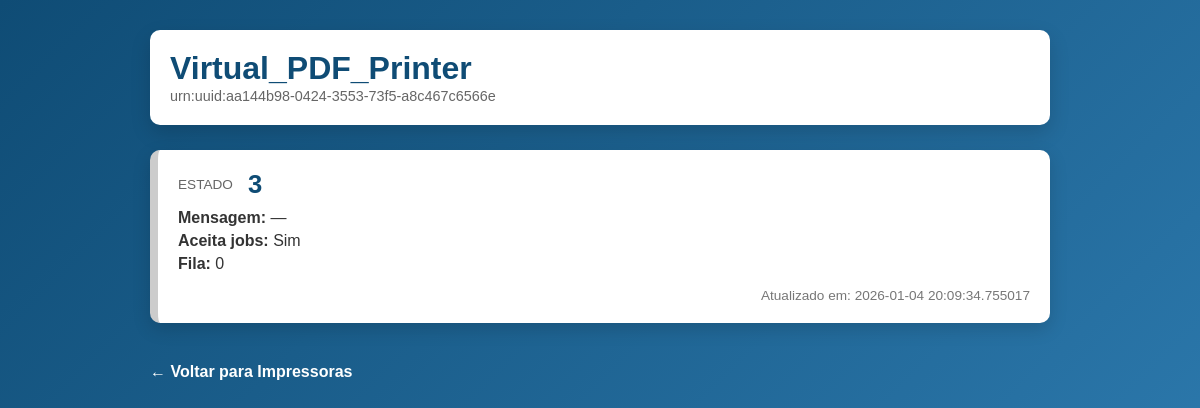
Page /home/printers/4/state (signed in) on the committed database.
### app/models.py (models this page shows)
class Printer(db.Model):
    __tablename__ = "printers"
    id = db.Column(db.Integer, primary_key=True)
    printer_id = db.Column(db.String(100), unique=True, nullable=True)
    printer_uuid = db.Column(db.String(100), unique=True, nullable=True)
    name = db.Column(db.String(100), nullable=True)
    uri_supported = db.Column(db.Text, nullable=True)
    location = db.Column(db.String(200), nullable=True)
    info = db.Column(db.Text, nullable=True)
    created_at = db.Column(db.DateTime, default=datetime.utcnow)
    last_seen = db.Column(db.DateTime, nullable=True)
    states = db.relationship(
        "PrinterState",
        back_populates="printer",
        cascade="all, delete-orphan"
    )
    print_jobs = db.relationship(
    "PrintJob",
    back_populates="printer",
    cascade="all, delete-orphan"
)

class PrinterState(db.Model):
    __tablename__ = "printer_states"
    id = db.Column(db.Integer, primary_key=True)
    printer_id = db.Column(
        db.Integer,
        db.ForeignKey("printers.id"),
        nullable=False
    )
    is_accepting_jobs = db.Column(db.Boolean, nullable=True)
    state = db.Column(db.String(50), nullable=True)
    state_message = db.Column(db.Text, nullable=True)
    state_reasons = db.Column(db.Text, nullable=True)
    queued_job_count = db.Column(db.Integer, nullable=True)
    created_at = db.Column(db.DateTime, default=datetime.utcnow)
    printer = db.relationship("Printer", back_populates="states")

### app/routes/home.py (the view)
@home_bp.route("/home/printers/<int:printer_id>/state")
def printer_state(printer_id):
    printer = Printer.query.get_or_404(printer_id)
    return render_template("printer_state.html", printer=printer, states=printer.states)

### app/templates/printer_state.html (shortened to what this page needs)
<!DOCTYPE html>
<html lang="pt-br">
<head>
  <link rel="stylesheet" href="{{ url_for('static', filename='css/state.css') }}">
</head>
<body>
  <div class="container">
    <div class="printer-header">
      <h1>{{ printer.name }}</h1>
      <span class="printer-uuid">{{ printer.printer_uuid }}</span>
    </div>
    {% if states %}
      <ul class="state-list">
        {% for s in states %}
          <li class="state-card state-{{ s.state|lower|replace(' ', '-') }}">
            <div class="state-main">
              <span class="state-label">Estado</span>
              <span class="state-value">
                {{ s.state or "—" }}
              </span>
            </div>
            <div class="state-info">
              <div><strong>Mensagem:</strong> {{ s.state_message or "—" }}</div>
              <div><strong>Aceita jobs:</strong> {{ "Sim" if s.is_accepting_jobs else "Não" }}</div>
              <div><strong>Fila:</strong> {{ s.queued_job_count }}</div>
            </div>
            <div class="timestamp">
              Atualizado em: {{ s.created_at }}
            </div>
          </li>
        {% endfor %}
      </ul>
    {% else %}
      <p class="empty-state">
        Essa impressora ainda não possui informações de estado.
      </p>
    {% endif %}
    <a class="back-link" href="{{ url_for('home.list_printers') }}">
      ← Voltar para Impressoras
    </a>
  </div>
</body>
</html>

### app/static/css/state.css (style rules this page uses)
body { background: linear-gradient(135deg, #0f4c75, #3282b8); font-family: Arial, Helvetica, sans-serif; min-height: 100vh; margin: 0; padding: 30px; }
.container { max-width: 900px; margin: auto; }
.printer-header { background: #ffffff; padding: 20px; border-radius: 10px; margin-bottom: 25px; box-shadow: 0 8px 20px rgba(0,0,0,0.15); }
.printer-header h1 { margin: 0; color: #0f4c75; }
.printer-uuid { font-size: 0.9em; color: #666; }
.state-list { list-style: none; padding: 0; }
.state-card { background: #ffffff; border-radius: 10px; padding: 20px; margin-bottom: 20px; box-shadow: 0 6px 18px rgba(0,0,0,0.15); border-left: 8px solid #ccc; }
.state-main { display: flex; align-items: center; gap: 15px; margin-bottom: 10px; }
.state-label { font-size: 0.85em; text-transform: uppercase; color: #666; }
.state-value { font-size: 1.6em; font-weight: bold; color: #0f4c75; }
.state-info { margin-top: 10px; color: #333; }
.state-info div { margin-bottom: 5px; }
.timestamp { margin-top: 15px; font-size: 0.85em; color: #777; text-align: right; }
.back-link { display: inline-block; margin-top: 20px; text-decoration: none; font-weight: bold; color: #ffffff; }

### rows in the picture
Printer: name "Virtual_PDF_Printer", printer_uuid "urn:uuid:aa144b98-0424-3553-73f5-a8c467c6566e"
PrinterState: state "3", state_message "—", is_accepting_jobs "Sim", queued_job_count "0", created_at "2026-01-04 20:09:34.755017"
